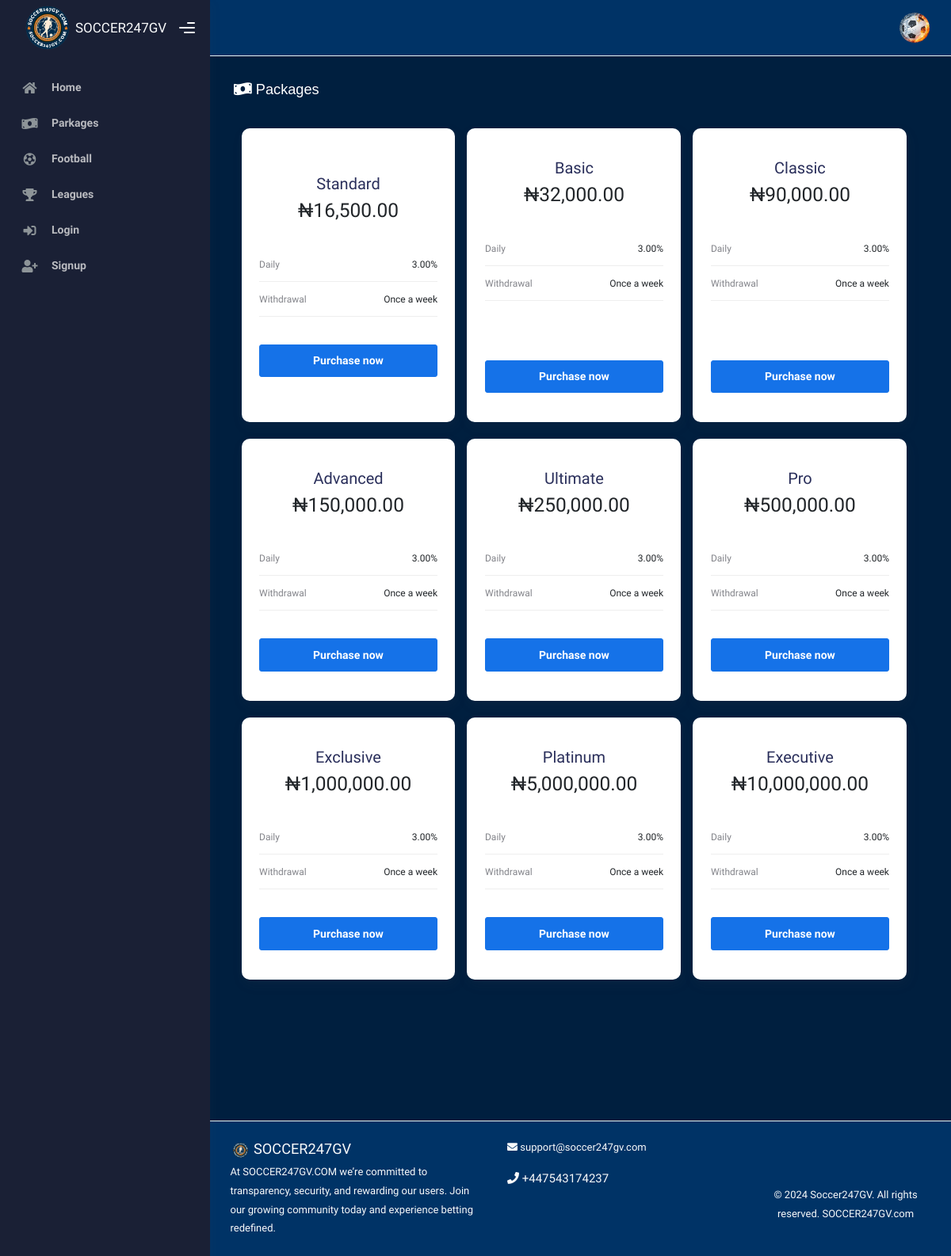
Screenshot of /parkages/ with the database file from the repository.
### accounts/models.py (models this page shows, shortened)
class Package(models.Model):
    name = models.CharField(max_length=50, unique=True)
    price = models.DecimalField(max_digits=10, decimal_places=2)
    daily_interest = models.DecimalField(max_digits=5, decimal_places=2, help_text="Daily interest rate in percentage")
    withdrawal_frequency = models.CharField(max_length=50, help_text="Withdrawal frequency description")

### Soccer_app/views.py (the view)
# urls.py: path('parkages/',views.parkages,name="parkages"),
def parkages(request):
    packages = Package.objects.all()
    return render(request,'home/parkages.html', {'packages': packages})

### Soccer_app/templates/home/parkages.html (shortened to what this page needs)
{% extends 'core/base/base.html' %}
{% load static %}
{% load humanize %}
{% block contents %}
  <div class="page-inner">
    <div class="d-flex align-items-left align-items-md-center flex-column flex-md-row pt-2 pb-4">
      <div>
        <h5 style="font-family: Verdana, Geneva, Tahoma, sans-serif; color: white;" class="mb-3"><i class="fas fa-money-bill-wave"></i> Packages</h5>
      </div>
    </div>
    <div class="row mb-5 pb-5 p-0">
      <div class="row mx-3">
        <div class="container-fluid mb-2 pb-5">
          <div class="row me-3">
            {% for package in packages %}
              <div class="col-md-4 ps-md-0 mb-4">
                <div class="card card-pricing {% if forloop.first %}card-pricing-focus{% endif %}" style="height: 100%;">
                  <div class="card-header">
                    <h4 class="card-title">{{ package.name }}</h4>
                    <div class="card-price">
                      <span class="price fs-3">₦{{ package.price|intcomma }}</span>
                    </div>
                  </div>
                  <div class="card-body d-flex flex-column">
                    <ul class="specification-list mb-0">
                      <li>
                        <span class="name-specification">Daily</span>
                        <span class="status-specification">{{ package.daily_interest }}%</span>
                      </li>
                      <li>
                        <span class="name-specification">Withdrawal</span>
                        <span class="status-specification">{{ package.withdrawal_frequency }}</span>
                      </li>
                    </ul>
                    <div class="mt-auto">
                      <button class="btn btn-primary w-100 purchase-package" data-name="{{ package.name }}" data-price="{{ package.price }}" data-daily-interest="{{ package.daily_interest }}" data-withdrawal-frequency="{{ package.withdrawal_frequency }}"><b>Purchase now</b></button>
                    </div>
                  </div>
                </div>
              </div>
            {% empty %}
              <p>No packages available.</p>
            {% endfor %}
          </div>
        </div>
      </div>
    </div>
  </div>
{% endblock %}

### Soccer_app/templates/core/base/base.html (style rules this page uses)
.bg-dark-blue { background-color: #001f3f; }
.bg-dark-blue { background-color: #001f3f !important; color: white; }

### rows the page displays
Package: name "Standard", price "16,500.00", daily_interest "3.00", withdrawal_frequency "Once a week"
Package: name "Basic", price "32,000.00", daily_interest "3.00", withdrawal_frequency "Once a week"
Package: name "Classic", price "90,000.00", daily_interest "3.00", withdrawal_frequency "Once a week"
Package: name "Advanced", price "150,000.00", daily_interest "3.00", withdrawal_frequency "Once a week"
Package: name "Ultimate", price "250,000.00", daily_interest "3.00", withdrawal_frequency "Once a week"
Package: name "Pro", price "500,000.00", daily_interest "3.00", withdrawal_frequency "Once a week"
Package: name "Exclusive", price "1,000,000.00", daily_interest "3.00", withdrawal_frequency "Once a week"
Package: name "Platinum", price "5,000,000.00", daily_interest "3.00", withdrawal_frequency "Once a week"
Package: name "Executive", price "10,000,000.00", daily_interest "3.00", withdrawal_frequency "Once a week"
